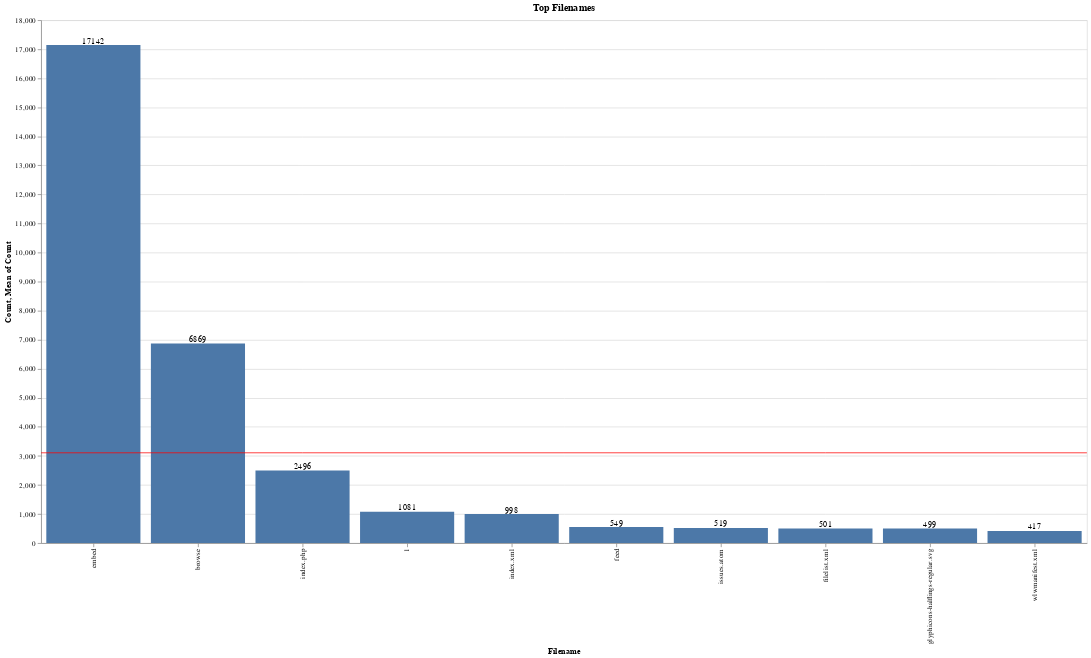

Notebook cell for this chart:
### Code cell
top_filenames_altair = (
    xml["filename"]
    .value_counts()
    .head(10)
    .rename_axis("Filename")
    .reset_index(name="Count")
)

filenames_bar = (
    alt.Chart(top_filenames_altair)
    .mark_bar()
    .encode(x=alt.X("Filename:O", sort="-y"), y=alt.Y("Count:Q"))
)

filenames_rule = (
    alt.Chart(top_filenames_altair).mark_rule(color="red").encode(y="mean(Count):Q")
)


filenames_text = filenames_bar.mark_text(align="center", baseline="bottom").encode(
    text="Count:Q"
)

(filenames_bar + filenames_rule + filenames_text).properties(
    width=1400, height=700, title="Top Filenames"
)

### Figure 1 — Vega-Lite specification as saved in the notebook (floating-point values rounded to 4 significant figures)
{"config": {"view": {"continuousWidth": 400, "continuousHeight": 300}}, "layer": [{"mark": "bar", "encoding": {"x": {"field": "Filename", "sort": "-y", "type": "ordinal"}, "y": {"field": "Count", "type": "quantitative"}}}, {"mark": {"type": "rule", "color": "red"}, "encoding": {"y": {"aggregate": "mean", "field": "Count", "type": "quantitative"}}}, {"mark": {"type": "text", "align": "center", "baseline": "bottom"}, "encoding": {"text": {"field": "Count", "type": "quantitative"}, "x": {"field": "Filename", "sort": "-y", "type": "ordinal"}, "y": {"field": "Count", "type": "quantitative"}}}], "data": {"name": "data-70ec050bc86064115cb27fc8cd0b82d8"}, "height": 700, "title": "Top Filenames", "width": 1400, "$schema": "https://vega.github.io/schema/vega-lite/v4.17.0.json", "datasets": {"data-70ec050bc86064115cb27fc8cd0b82d8": [{"Filename": "embed", "Count": 17142}, {"Filename": "browse", "Count": 6869}, {"Filename": "index.php", "Count": 2496}, {"Filename": "1", "Count": 1081}, {"Filename": "index.xml", "Count": 998}, {"Filename": "feed", "Count": 549}, {"Filename": "issues.atom", "Count": 519}, {"Filename": "filelist.xml", "Count": 501}, {"Filename": "glyphicons-halflings-regular.svg", "Count": 499}, {"Filename": "wlwmanifest.xml", "Count": 417}]}}
